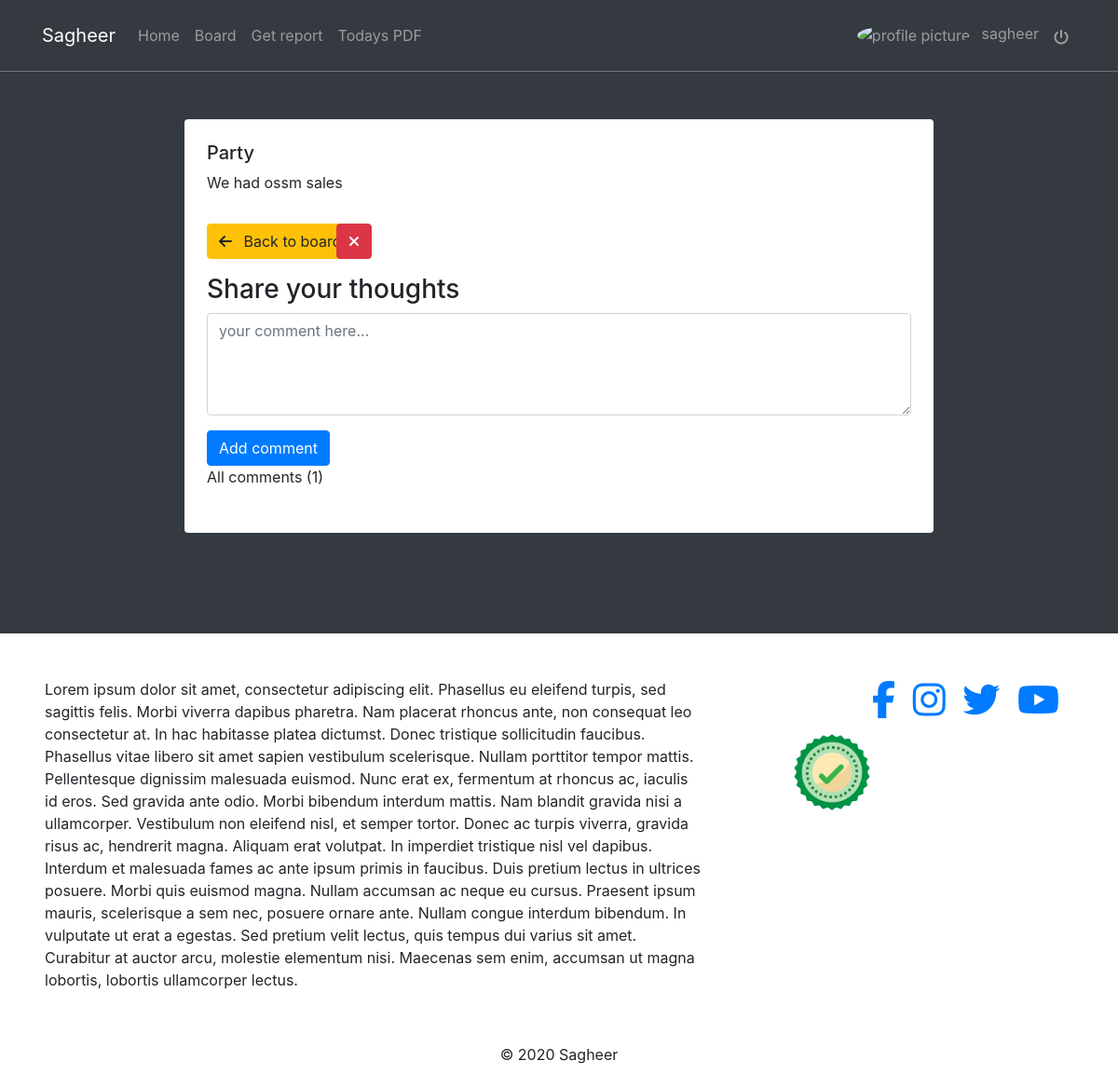
The app's page /posts/15/detail/ (signed in) with its own data.
### posts/models.py (models this page shows, shortened)
class Post(models.Model):
    author = models.ForeignKey(Profile, on_delete=models.CASCADE)
    liked = models.ManyToManyField(Profile, related_name="liked", blank=True)
    updated = models.DateTimeField(auto_now=True)
    created = models.DateTimeField(auto_now_add=True)

class GeneralPost(Post):
    title = models.CharField(max_length=200)
    description = models.TextField(max_length=360)
    image = models.ImageField(upload_to=get_upload_path, blank=True, validators=[
                              FileExtensionValidator(['png', 'jpg', 'jpeg'])])

### posts/views.py (the view, shortened to what this page needs)
# urls.py: path('<pk>/detail/', GeneralDetailPost.as_view(), name='gp-detail'),
class GeneralDetailPost(LoginRequiredMixin, DetailView):
    model = GeneralPost
    template_name = 'posts/detail.html'
    def get_object(self, *args, **kwargs):
        pk = self.kwargs.get('pk')
        post_ = get_object_or_404(GeneralPost, pk=pk)
        return post_
    def get_context_data(self, **kwargs):
        context = super().get_context_data(**kwargs)
        context["form"] = CommentForm()
        return context

### posts/forms.py
class CommentForm(forms.ModelForm):
    body = forms.CharField(label='', widget=forms.Textarea(attrs={'rows': 4, 'placeholder': 'your comment here...'}))
    class Meta:
        model = Comment
        fields = ('body',)

### profiles/context_processors.py (called while the page is built)
def profile_pic(request):
    if request.user.is_authenticated:
        user=request.user
        try:
            profile_obj=Profile.objects.get(user=user)
            pic=profile_obj.profile_picture
        except Profile.DoesNoTExist:
            pic=None
        return {'picture':pic}
    return {}

def get_profile(request):
    if request.user.is_authenticated:
        user=request.user
        try:
            profile_obj=Profile.objects.get(user=user)
        except Profile.DoesNotExist:
            pic=None
        return {"profile":profile_obj}
    return {}

### profiles/models.py (called while the page is built)
    def __str__(self):
        return "{}".format(self.user)

### posts/templates/posts/detail.html (shortened to what this page needs)
{% extends 'base.html' %}
{% load crispy_forms_tags %}
{% block content %}
<div class="col-9 mx-auto p-5">
<div class="bg-white p-4 rounded">
{% if object.report %}
    <table class="tg">
    <tr>
        <th class="tg-ve35">Author</th>
        <th class="tg-wo29">{{ object.author }}</th>
    </tr>
    <tr>
        <td class="tg-wo29">Day</td>
        <td class="tg-wo29">{{ object.report.day }}</td>
    </tr>
    <tr>
        <td class="tg-wo29">Hour from</td>
        <td class="tg-wo29">{{ object.report.start_hour }}</td>
    </tr>
    <tr>
        <td class="tg-wo29">Hour to</td>
        <td class="tg-wo29">{{ object.report.end_hour }}</td>
    </tr>
        <tr>
        <td class="tg-wo29">Product / Production Line</td>
        <td class="tg-wo29">{{ object.report.product }} / {{ object.report.production_line }}</td>
    </tr>
        <tr>
        <td class="tg-wo29">Plan / Execution</td>
        <td class="tg-wo29">{{ object.report.plan }} / {{ object.report.execution }}</td>
    </tr>
    </table>
    <br>
    <strong>{{ object.problem_reported.category }}</strong>
    <br>
    <small class="text-muted">{{object.problem_reported.problem_id }}</small>
    <br>
    Cost: {{object.problem_reported.breakdown }} min
{% else %}
    <h5>{{object.title}}</h5>
    <p>{{object.description}}</p>
{% endif %}
<div class="row">
    <div class="col-2 my-3">
        <a href="{% url 'posts:post-list' %}">
            <button class="btn btn-warning">
            <i class="fas fa-arrow-left mr-2"></i> Back to board
            </button>
        </a>
    </div>
    {% if not object.report and object.author.user == request.user %}
        <div class="col-2 my-3">
            <a href="{% url 'posts:gp-delete' object.pk %}">
                <button class="btn btn-danger h-100 ml-2">
                    <i class="fas fa-times"></i>
                </button>
            </a>
        </div>
    {% endif %}
</div>
{% if not object.report %}
<h3>Share your thoughts</h3>
<form action="" method="POST">
    {{ form|crispy }}
    <button class="btn btn-primary" type="submit">Add comment</button>
</form>
<div id="comments">All comments ({{object.comments.all.count}})</div>
<br>
{% endif %}
</div>
</div>
{% endblock content %}

### templates/navbar.html (shortened to what this page needs)
{% url 'profiles:profile-view' as path_profiles %}
{% url 'reports:home' as path_home %}
{% url 'posts:post-list' as path_board %}
{% url 'reports:select-view' as path_report %}
<nav class="navbar navbar-icon-top navbar-expand-lg navbar-dark bg-dark border-bottom border-secondary fixed-top py-3">
    <div class="container">
        <a class="navbar-brand" href="{{ path_home }}">Sagheer</a>
        <div class="collapse navbar-collapse" id="navbarSupportedContent">
            <ul class="navbar-nav mr-auto">
                <li class="nav-item {% if request.path == path_home %}active{% endif %}">
                    <a class="nav-link" href="{% url 'reports:home'%}">Home</a>
                </li>
                <li class="nav-item {% if request.path == path_board %}active{% endif %}">
                    <a class="nav-link" href="{% url 'posts:post-list' %}">Board</a>
                </li>
                <li class="nav-item {% if request.path == path_report %}active{% endif %}">
                    <a class="nav-link" href="{% url 'reports:select-view' %}">Get report</a>
                </li>
                <li class="nav-item">
                    <a class="nav-link" href="{% url 'reports:pdf' %}">Todays PDF</a>
                </li>
            </ul>
            <ul class="navbar-nav">
                {% if request.user.is_authenticated %}
                    <li class="nav-item {% if request.path == path_profiles %}active{% endif %}">
                        <a class="nav-link" href="{% url 'profiles:profile-view' %}">
                            <img style="height:35px;width:35px; border-radius: 50%;" src="{{picture.url}}" class="img-avatar" alt="profile picture">
                            <span class="ml-2">{{request.user}}</span>
                        </a>
                    </li>
                    <li class="nav-item">
                        <a class="nav-link" href="{% url 'account_logout'%}"><i class="fas fa-power-off mt-2"></i></a>
                    </li>
                    {% else %}
                     <li class="nav-item">
                        <a class="nav-link" href="{% url 'account_login'%}"><i class="fa fa-sign-in-alt"></i></a>
                    </li>
                {% endif %}
            </ul>
        </div>
    </div>
</nav>

### static_project/css/style.css (style rules this page uses)
.img-avatar { height:35px; width:35px; border-radius: 50%; }

### posts/templates/posts/detail.html (style rules this page uses)
#comments { cursor: pointer }

### records on screen
GeneralPost: title "Party", description "We had ossm sales", comments.all.count "1"

### other values on screen
{{ request.user }} "sagheer"
